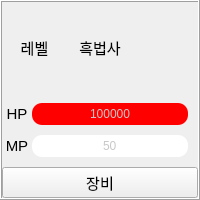
       <widget class="QFrame" name="frame_5">
        <property name="sizePolicy">
         <sizepolicy hsizetype="Expanding" vsizetype="Preferred">
          <horstretch>0</horstretch>
          <verstretch>0</verstretch>
         </sizepolicy>
        </property>
        <property name="minimumSize">
         <size>
          <width>180</width>
          <height>200</height>
         </size>
        </property>
        <property name="maximumSize">
         <size>
          <width>16777215</width>
          <height>200</height>
         </size>
        </property>
        <property name="frameShape">
         <enum>QFrame::Box</enum>
        </property>
        <property name="frameShadow">
         <enum>QFrame::Raised</enum>
        </property>
        <layout class="QGridLayout" name="gridLayout_11">
         <property name="leftMargin">
          <number>0</number>
         </property>
         <property name="topMargin">
          <number>0</number>
         </property>
         <property name="rightMargin">
          <number>0</number>
         </property>
         <property name="bottomMargin">
          <number>0</number>
         </property>
         <property name="spacing">
          <number>0</number>
         </property>
         <item row="2" column="0">
          <layout class="QHBoxLayout" name="horizontalLayout_14">
           <property name="spacing">
            <number>0</number>
           </property>
           <property name="rightMargin">
            <number>10</number>
           </property>
           <property name="bottomMargin">
            <number>10</number>
           </property>
           <item>
            <widget class="QLabel" name="mp_5">
             <property name="sizePolicy">
              <sizepolicy hsizetype="Preferred" vsizetype="Preferred">
               <horstretch>0</horstretch>
               <verstretch>0</verstretch>
              </sizepolicy>
             </property>
             <property name="minimumSize">
              <size>
               <width>30</width>
               <height>0</height>
              </size>
             </property>
             <property name="font">
              <font>
               <pointsize>11</pointsize>
              </font>
             </property>
             <property name="text">
              <string>MP</string>
             </property>
             <property name="scaledContents">
              <bool>true</bool>
             </property>
             <property name="alignment">
              <set>Qt::AlignCenter</set>
             </property>
            </widget>
           </item>
           <item>
            <widget class="QProgressBar" name="mp_wizard_black">
             <property name="styleSheet">
              <string notr="true">QProgressBar{
  background-color: rgb(255, 255, 255);
  color:rgb(200,200,200);
  border-style: none;
  border-bottom-right-radius: 10px;
  border-bottom-left-radius: 10px;
  border-top-right-radius: 10px;
  border-top-left-radius: 10px;
  text-align: center;}
QProgressBar::chunk{
 border-bottom-right-radius: 10px;
 border-bottom-left-radius: 10px;
 border-top-right-radius: 10px;
 border-top-left-radius: 10px;
background-color: rgb(0, 0, 255);
 }</string>
             </property>
             <property name="maximum">
              <number>999999999</number>
             </property>
             <property name="value">
              <number>50</number>
             </property>
             <property name="textDirection">
              <enum>QProgressBar::TopToBottom</enum>
             </property>
             <property name="format">
              <string>%v</string>
             </property>
            </widget>
           </item>
          </layout>
         </item>
         <item row="1" column="0">
          <layout class="QHBoxLayout" name="horizontalLayout_15">
           <property name="spacing">
            <number>0</number>
           </property>
           <property name="rightMargin">
            <number>10</number>
           </property>
           <property name="bottomMargin">
            <number>10</number>
           </property>
           <item>
            <widget class="QLabel" name="hp_5">
             <property name="sizePolicy">
              <sizepolicy hsizetype="Preferred" vsizetype="Preferred">
               <horstretch>0</horstretch>
               <verstretch>0</verstretch>
              </sizepolicy>
             </property>
             <property name="minimumSize">
              <size>
               <width>30</width>
               <height>0</height>
              </size>
             </property>
             <property name="font">
              <font>
               <pointsize>11</pointsize>
              </font>
             </property>
             <property name="text">
              <string>HP</string>
             </property>
             <property name="scaledContents">
              <bool>true</bool>
             </property>
             <property name="alignment">
              <set>Qt::AlignCenter</set>
             </property>
            </widget>
           </item>
           <item>
            <widget class="QProgressBar" name="hp_wizard_black">
             <property name="styleSheet">
              <string notr="true">QProgressBar{
  background-color: rgb(255, 255, 255);
  color:rgb(200,200,200);
  border-style: none;
  border-bottom-right-radius: 10px;
  border-bottom-left-radius: 10px;
  border-top-right-radius: 10px;
  border-top-left-radius: 10px;
  text-align: center;}
QProgressBar::chunk{
 border-bottom-right-radius: 10px;
 border-bottom-left-radius: 10px;
 border-top-right-radius: 10px;
 border-top-left-radius: 10px;
 background-color: rgb(255, 0, 0);
 }</string>
             </property>
             <property name="maximum">
              <number>999999999</number>
             </property>
             <property name="value">
              <number>12423423</number>
             </property>
             <property name="textDirection">
              <enum>QProgressBar::TopToBottom</enum>
             </property>
             <property name="format">
              <string>%v</string>
             </property>
            </widget>
           </item>
          </layout>
         </item>
         <item row="0" column="0">
          <layout class="QHBoxLayout" name="horizontalLayout_16">
           <property name="spacing">
            <number>0</number>
           </property>
           <property name="bottomMargin">
            <number>10</number>
           </property>
           <item>
            <widget class="QLabel" name="lv_wizard_black">
             <property name="minimumSize">
              <size>
               <width>30</width>
               <height>0</height>
              </size>
             </property>
             <property name="maximumSize">
              <size>
               <width>100</width>
               <height>30</height>
              </size>
             </property>
             <property name="font">
              <font>
               <pointsize>11</pointsize>
              </font>
             </property>
             <property name="text">
              <string>레벨</string>
             </property>
             <property name="alignment">
              <set>Qt::AlignCenter</set>
             </property>
            </widget>
           </item>
           <item>
            <widget class="QLabel" name="wizard_black">
             <property name="maximumSize">
              <size>
               <width>16777215</width>
               <height>30</height>
              </size>
             </property>
             <property name="font">
              <font>
               <pointsize>11</pointsize>
              </font>
             </property>
             <property name="text">
              <string>흑법사</string>
             </property>
             <property name="alignment">
              <set>Qt::AlignCenter</set>
             </property>
            </widget>
           </item>
           <item>
            <widget class="QLabel" name="img_wizard_black">
             <property name="text">
              <string/>
             </property>
            </widget>
           </item>
          </layout>
         </item>
         <item row="3" column="0">
          <layout class="QGridLayout" name="gridLayout_12">
           <property name="spacing">
            <number>0</number>
           </property>
           <item row="0" column="0">
            <widget class="QPushButton" name="pb_equip_wizard_black">
             <property name="font">
              <font>
               <pointsize>11</pointsize>
              </font>
             </property>
             <property name="text">
              <string>장비</string>
             </property>
            </widget>
           </item>
          </layout>
         </item>
        </layout>
       </widget>
